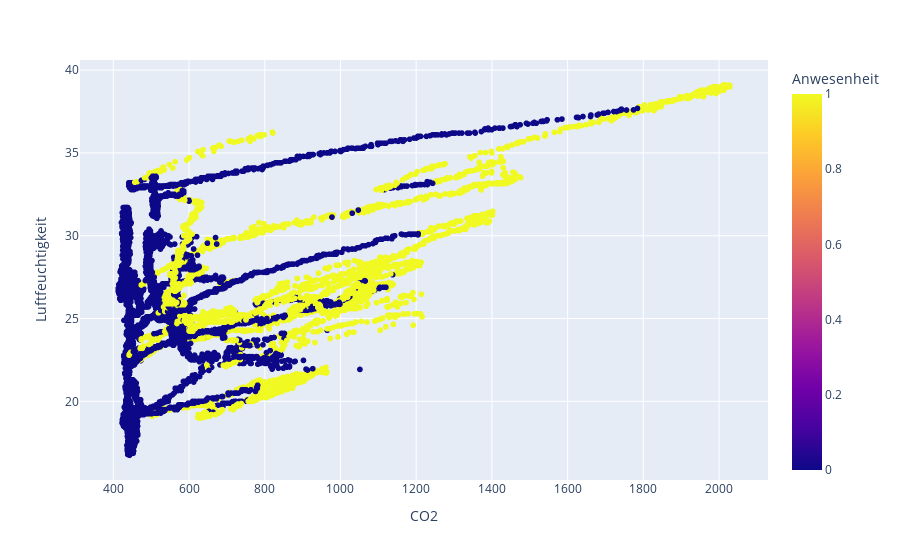

The notebook cell this image was saved under:
### Code cell
px.scatter(df,x="CO2",y="Luftfeuchtigkeit",color="Anwesenheit")

### Figure 1 — Plotly figure (JSON) as saved in the notebook; plotly's stock layout.template omitted (floating-point values rounded to 4 significant figures; data arrays with more than 128 entries replaced by an {"elided": "..."} marker saying what was removed)
{"data": [{"hovertemplate": "CO2=%{x}<br>Luftfeuchtigkeit=%{y}<br>Anwesenheit=%{marker.color}<extra></extra>", "legendgroup": "", "marker": {"color": {"elided": "14088 int values"}, "coloraxis": "coloraxis", "symbol": "circle"}, "mode": "markers", "name": "", "showlegend": false, "type": "scattergl", "x": {"elided": "14088 float values"}, "xaxis": "x", "y": {"elided": "14088 float values"}, "yaxis": "y"}], "layout": {"coloraxis": {"colorbar": {"title": {"text": "Anwesenheit"}}, "colorscale": [[0, "#0d0887"], [0.1111, "#46039f"], [0.2222, "#7201a8"], [0.3333, "#9c179e"], [0.4444, "#bd3786"], [0.5556, "#d8576b"], [0.6667, "#ed7953"], [0.7778, "#fb9f3a"], [0.8889, "#fdca26"], [1, "#f0f921"]]}, "legend": {"tracegroupgap": 0}, "margin": {"t": 60}, "xaxis": {"anchor": "y", "domain": [0, 1], "title": {"text": "CO2"}}, "yaxis": {"anchor": "x", "domain": [0, 1], "title": {"text": "Luftfeuchtigkeit"}}}}
